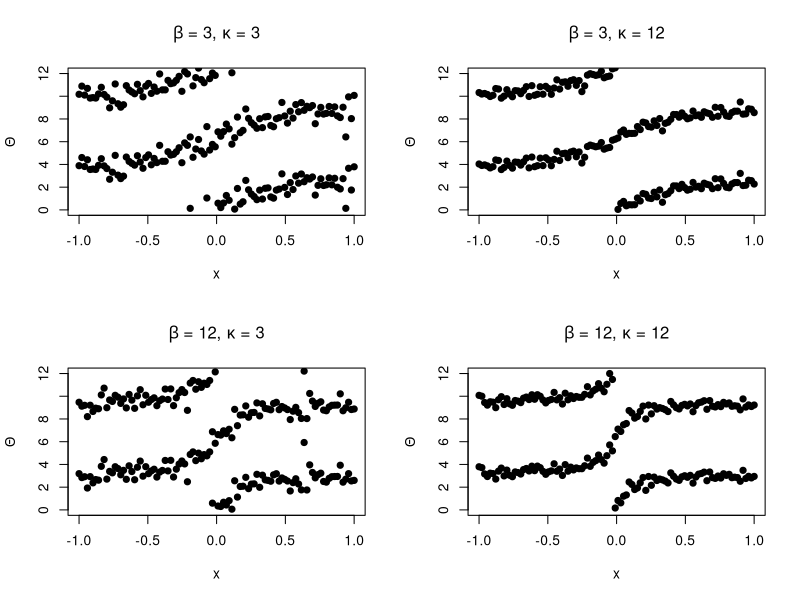

This figure's R source:
# Circular -linear regression model
# Fisher, Lee

library(circular)
set.seed(1234)

x <- seq(-1,1, length.out = 100)

g1 <- 2*atan(3*x)
theta1 <- c()
for (i in 1:100) {
  theta1[i] <- rvonmises(1, g1[i], 3)
}

g2 <- 2*atan(3*x)
theta2 <- c()
for (i in 1:100) {
  theta2[i] <- rvonmises(1, g2[i], 12)
}

g3 <- 2*atan(12*x)
theta3 <- c()
for (i in 1:100) {
  theta3[i] <- rvonmises(1, g3[i], 3)
}

g4 <- 2*atan(12*x)
theta4 <- c()
for (i in 1:100) {
  theta4[i] <- rvonmises(1, g4[i], 12)
}

par(mfrow = c(2,2))
plot(x,theta1, ylim=c(0,12), pch = 19, ylab = expression(Theta), main = expression(paste(beta, " = 3, ", kappa, " = 3")))
points(x, (theta1+2*pi), pch = 19)


plot(x,theta2, ylim=c(0,12), pch = 19, ylab = expression(Theta), main = expression(paste(beta, " = 3, ", kappa, " = 12")))
points(x, (theta2+2*pi), pch = 19)

plot(x,theta3, ylim=c(0,12), pch = 19, ylab = expression(Theta), main = expression(paste(beta, " = 12, ", kappa, " = 3")))
points(x, (theta3+2*pi), pch = 19)

plot(x,theta4, ylim=c(0,12), pch = 19, ylab = expression(Theta), main = expression(paste(beta, " = 12, ", kappa, " = 12")))
points(x, (theta4+2*pi), pch = 19)
